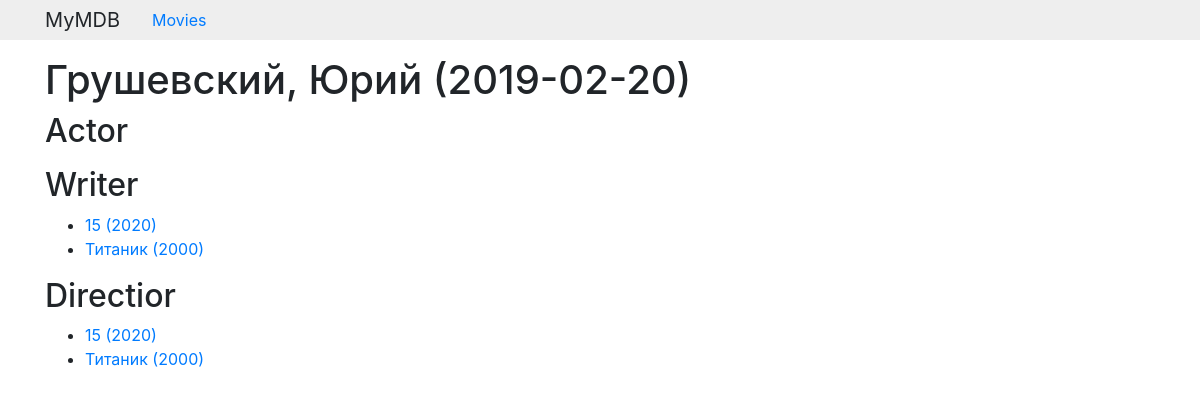
Page /person/1 on the committed database.
### core/models.py (models this page shows)
class Person(models.Model):
    first_name = models.CharField(
        max_length=140)
    last_name = models.CharField(
        max_length=140)
    born = models.DateField()
    died = models.DateField(null=True,
                            blank=True)
    objects = PersonManager()
    class Meta:
        ordering = (
            'last_name', 'first_name')
    def __str__(self):
        if self.died:
            return '{}, {} ({}-{})'.format(
                self.last_name,
                self.first_name,
                self.born,
                self.died)
        return '{}, {} ({})'.format(
                self.last_name,
                self.first_name,
                self.born)

class Movie(models.Model):
    NOT_RATED = 0
    RATED_G = 1
    RATED_PG = 2
    RATED_R = 3
    RATINGS = (
        (NOT_RATED, 'NR - Not Rated'),
        (RATED_G,
         'G - General Audiences'),
        (RATED_PG,
         'PG - Parental Guidance '
         'Suggested'),
        (RATED_R, 'R - Restricted'),
    )
    title = models.CharField(
        max_length=140)
    plot = models.TextField()
    year = models.PositiveIntegerField()
    rating = models.IntegerField(
        choices=RATINGS,
        default=NOT_RATED)
    runtime = \
        models.PositiveIntegerField()
    website = models.URLField(
        blank=True)
    director = models.ForeignKey(
        to='Person',
        on_delete=models.SET_NULL,
        related_name='directed',
        null=True,
        blank=True,
    )
    writers = models.ManyToManyField(
        to='Person',
        related_name='writing_credits',
        blank=True,
    )
    actors = models.ManyToManyField(
        to='Person',
        through='Role',
        related_name='acting_credits',
        blank=True,
    )
    objects = MovieManager()
    class Meta:
        ordering = ('-year', 'title')
    def __str__(self):
        return '{} ({})'.format(
            self.title, self.year)

### core/views.py (the view)
class PersonDetail(DetailView):
    queryset = Person.objects.all_with_prefetch_movies()

### core/templates/core/person_detail.html (shortened to what this page needs)
{% extends 'base.html' %}
{% block main %}
<h1>{{ object }}</h1>
<h2>Actor</h2>
<h2>Writer</h2>
<ul>
    {% for movie in object.writing_credits.all %}
    <li>
        <a href="{% url 'core:MovieDetail' movie.id %}">{{ movie }}</a>
    </li>
    {% endfor %}
</ul>
<h2>Directior</h2>
<ul>
    {% for movie in object.directed.all %}
    <li>
        <a href="{% url 'core:MovieDetail' movie.id %}">{{ movie }}</a>
    </li>
    {% endfor %}
</ul>
{% endblock  %}

### rows in the picture
Person: died+last_name+first_name "Грушевский, Юрий (2019-02-20)"
Movie: title+year "15 (2020)"
Movie: title+year "Титаник (2000)"
